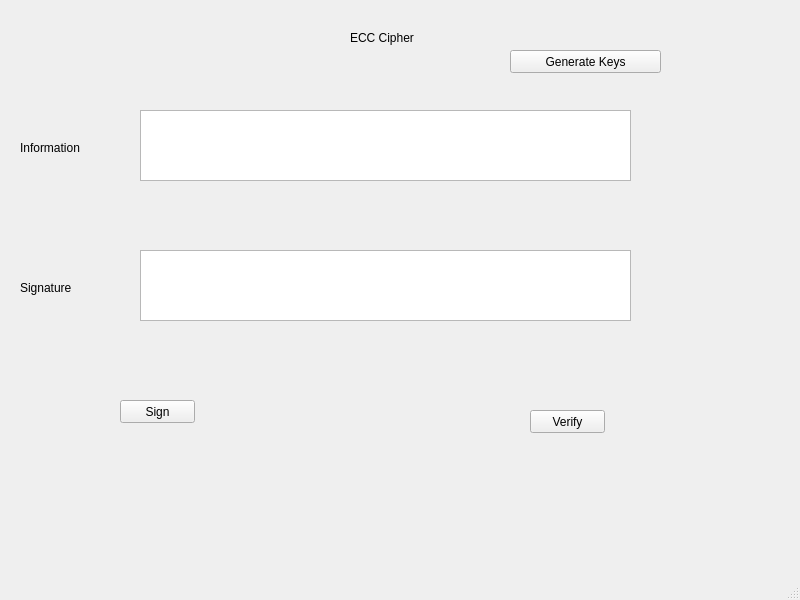
<?xml version="1.0" encoding="UTF-8"?>
<ui version="4.0">
 <class>MainWindow</class>
 <widget class="QMainWindow" name="MainWindow">
  <property name="geometry">
   <rect>
    <x>0</x>
    <y>0</y>
    <width>800</width>
    <height>600</height>
   </rect>
  </property>
  <property name="windowTitle">
   <string>MainWindow</string>
  </property>
  <widget class="QWidget" name="centralwidget">
   <widget class="QLabel" name="label">
    <property name="geometry">
     <rect>
      <x>350</x>
      <y>30</y>
      <width>101</width>
      <height>16</height>
     </rect>
    </property>
    <property name="text">
     <string>ECC Cipher</string>
    </property>
   </widget>
   <widget class="QLabel" name="label_2">
    <property name="geometry">
     <rect>
      <x>20</x>
      <y>140</y>
      <width>61</width>
      <height>16</height>
     </rect>
    </property>
    <property name="text">
     <string>Information</string>
    </property>
   </widget>
   <widget class="QLabel" name="label_3">
    <property name="geometry">
     <rect>
      <x>20</x>
      <y>280</y>
      <width>61</width>
      <height>16</height>
     </rect>
    </property>
    <property name="text">
     <string>Signature</string>
    </property>
   </widget>
   <widget class="QTextEdit" name="txtinf">
    <property name="geometry">
     <rect>
      <x>140</x>
      <y>110</y>
      <width>491</width>
      <height>71</height>
     </rect>
    </property>
   </widget>
   <widget class="QTextEdit" name="txtsign">
    <property name="geometry">
     <rect>
      <x>140</x>
      <y>250</y>
      <width>491</width>
      <height>71</height>
     </rect>
    </property>
   </widget>
   <widget class="QPushButton" name="btnsign">
    <property name="geometry">
     <rect>
      <x>120</x>
      <y>400</y>
      <width>75</width>
      <height>23</height>
     </rect>
    </property>
    <property name="text">
     <string>Sign</string>
    </property>
   </widget>
   <widget class="QPushButton" name="btnverify">
    <property name="geometry">
     <rect>
      <x>530</x>
      <y>410</y>
      <width>75</width>
      <height>23</height>
     </rect>
    </property>
    <property name="text">
     <string>Verify</string>
    </property>
   </widget>
   <widget class="QPushButton" name="btnkeys">
    <property name="geometry">
     <rect>
      <x>510</x>
      <y>50</y>
      <width>151</width>
      <height>23</height>
     </rect>
    </property>
    <property name="text">
     <string>Generate Keys</string>
    </property>
   </widget>
  </widget>
  <widget class="QMenuBar" name="menubar">
   <property name="geometry">
    <rect>
     <x>0</x>
     <y>0</y>
     <width>800</width>
     <height>21</height>
    </rect>
   </property>
  </widget>
  <widget class="QStatusBar" name="statusbar"/>
 </widget>
 <resources/>
 <connections/>
</ui>
